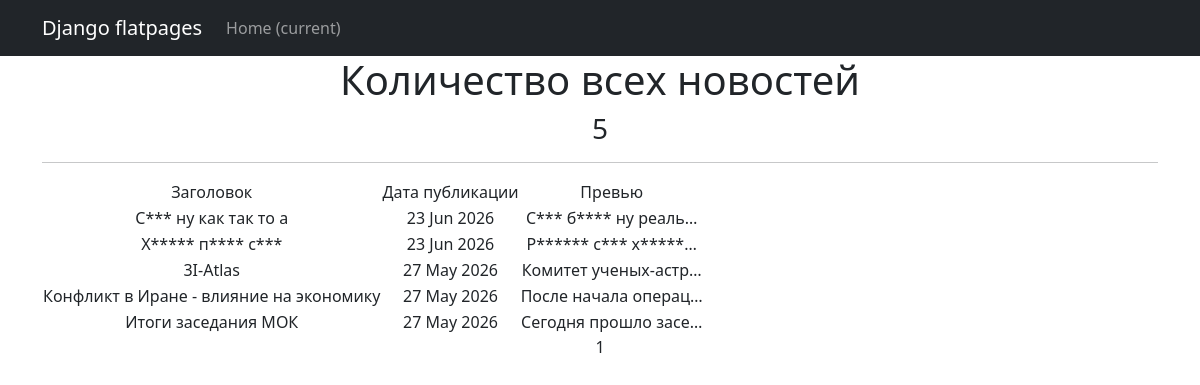
/news, run on an earlier commit of the app's database.
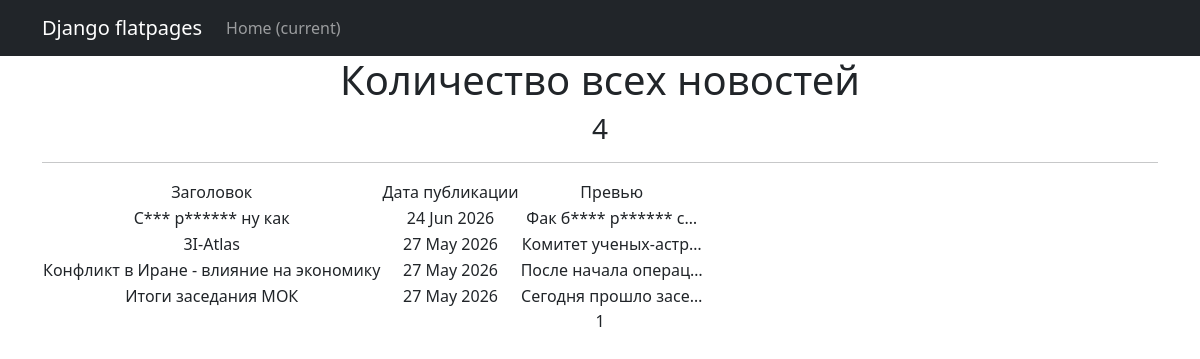
And on a later commit of the database.
### portal/models.py (models this page shows, shortened)
class Post(models.Model):
    news = 'N'
    article = 'A'
    CATEGORY_CHOICES = [
        (news, 'Новость'),
        (article, 'Статья')]
    author_id = models.ForeignKey(Author, on_delete=models.CASCADE)
    categories = models.ManyToManyField(Category, through='PostCategory')
    category = models.CharField(choices=CATEGORY_CHOICES, max_length=1)
    date = models.DateTimeField(auto_now_add=True)
    header = models.TextField()
    text = models.TextField()
    rating = models.FloatField(default=0)

### portal/views.py (the view)
# urls.py: path('news', PostList.as_view(), name='news_list'),
class PostList(ListView):
    model = Post
    ordering = ['-date']
    template_name = 'posts.html'
    context_object_name = 'posts'
    paginate_by = 10

### portal/templatetags/custom_filter.py (called while the page is built)
@register.filter
def censor(text):
    def word_refactor(match):
        word = match.group()
        censored = word[0] + '*' * (len(word) - 1)
        return censored
    for word in BAD_WORDS:
        pattern = r"\b" + re.escape(word) + r"\b"
        text = re.sub(pattern, word_refactor, text, flags=re.IGNORECASE)
    return text

### templates/posts.html (shortened to what this page needs)
{% extends 'flatpages/default.html' %}
{% load custom_filter %}
{% block content %}
    <h1>Количество всех новостей</h1>
    <h3>{{ posts|length }}</h3>
    <hr>
    <table>
        <tr>
            <td>Заголовок</td>
            <td>Дата публикации</td>
            <td>Превью</td>
        </tr>
        {% for post in posts %}
        <tr>
            <td>{{ post.header|censor }}</td>
            <td>{{ post.date|date:'d M Y' }}</td>
            <td>{{ post.text|truncatechars:20|censor }}</td>
        </tr>
        {% endfor %}
    </table>
    {{ page_obj.number }}
{% endblock content %}

### templates/flatpages/default.html (shortened to what this page needs)
<!DOCTYPE html>
<html lang="en">
    <head>
        {% load static %}
        <link href="{% static 'css/styles.css' %}" rel="stylesheet" />
    </head>
    <body>
        <nav class="navbar navbar-expand-lg navbar-dark bg-dark static-top">
   <div class="container">
       <a class="navbar-brand" href="#">Django flatpages</a>
       <div class="collapse navbar-collapse" id="navbarResponsive">
           <ul class="navbar-nav ml-auto">
               <li class="nav-item active">
                   <a class="nav-link" href="#">Home
                       <span class="sr-only">(current)</span>
                   </a>
               </li>
           </ul>
       </div>
   </div>
</nav>
        <div class="container">
            <div class="row">
                <div class="col-lg-12 text-center">
                    {% block content %}{% endblock content %}
                </div>
            </div>
        </div>
    </body>
</html>

What changed in the data, as far as the page shows it:
removed Post: header|censor "С*** ну как так то а", date "23 Jun 2026", text|censor "С*** б**** ну реаль…"
removed Post: header|censor "Х***** п**** с***", date "23 Jun 2026", text|censor "Р****** с*** х*****…"
added Post: header|censor "С*** р****** ну как", date "24 Jun 2026", text|censor "Фак б**** р****** с…"
Also different on the page:
{{ posts|length }}: "5" → "4"
